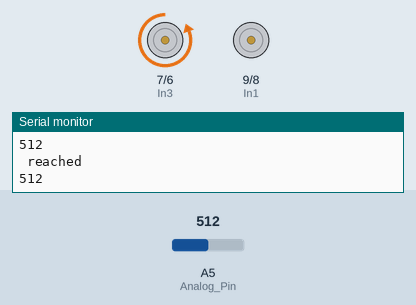
The sketch below on a simulated Arduino Uno, built with avr-gcc and run on an emulated ATmega328P. Parts: motor-driver pin pairs drawn as motors (green arrow = first pin HIGH = forward, orange = second pin HIGH = backward, longer = more drive), the last lines printed to the serial monitor. The test bench sets the inputs (shaded band); at power-on: A5 (Analog_Pin) = 512.

Above: at 8.6 s.
8.7 s: A5 (Analog_Pin) set to 190
At 10.5 s:
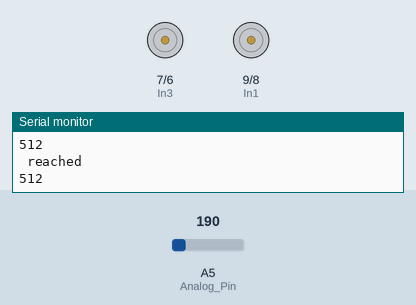
16.5 s: A5 (Analog_Pin) set to 218
At 18.7 s:
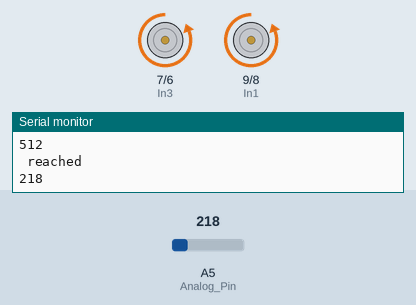
Timing chart, 0 to 30.3 s (numbered marks = the images above; inputs shaded):
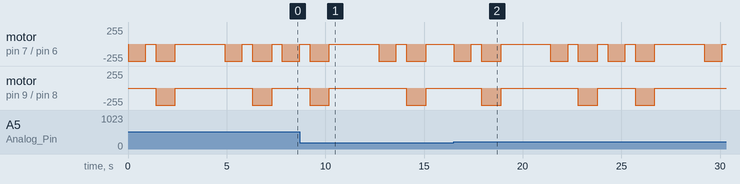

Measured:
- the behaviour switches between 200 and 201 on A5 (Analog_Pin) (found by bisection; images 1 and 2)
- after the input at 8.7 s, motor on pin 7 (In3) / pin 6 (In4): goes on until 15.1 s, then stays stopped
- by itself, motor on pin 9 (In1) / pin 8 (In2): alternates backward 255/255 for 1.0 s and stopped for 3.9 s

The sketch:

two-wheels.ino
```cpp
// Sound sensor
#define Analog_Pin A5

// Motor Connections
#define In1 9
#define In2 8
#define In3 7
#define In4 6

void setup()
{
  // All motor control pins are outputs
  pinMode(Analog_Pin, INPUT);
  pinMode(In1, OUTPUT);
  pinMode(In2, OUTPUT);
  pinMode(In3, OUTPUT);
  pinMode(In4, OUTPUT);
  Serial.begin (9600);
}
void goStraight()   //run both motors in the same direction
{
  // turn on motor A
  digitalWrite(In1, LOW);
  digitalWrite(In2, HIGH);
  // turn on motor B
  digitalWrite(In3, LOW);
  digitalWrite(In4, HIGH);
  delay(1000);

}
void turnLeft()
{
  // turn on motor A
  digitalWrite(In1, LOW);
  digitalWrite(In2, HIGH);
  delay(500);
}
void turnRight()
{
  // turn on motor B
  digitalWrite(In3, LOW);
  digitalWrite(In4, HIGH);
  delay(900);
}
void goBack()
{
  // turn on motor A
  digitalWrite(In1, HIGH);
  digitalWrite(In2, LOW);
  // turn on motor B
  digitalWrite(In3, HIGH);
  digitalWrite(In4, LOW);
  delay(1000);
}
void stopWheels()
{
  // now turn off motors
  digitalWrite(In1, LOW);
  digitalWrite(In2, LOW);
  digitalWrite(In3, LOW);
  digitalWrite(In4, LOW);
  delay(500);
}
void loop()
{
  int Analog = analogRead (Analog_Pin);
  if (Analog > 200)
  {

    Serial.println(" reached ");
    Serial.println(Analog);

    turnRight();
    stopWheels();
    goStraight();
    stopWheels();
    delay(2000);
    turnRight();
    stopWheels();
    goStraight();
    stopWheels();
  }

}
```
